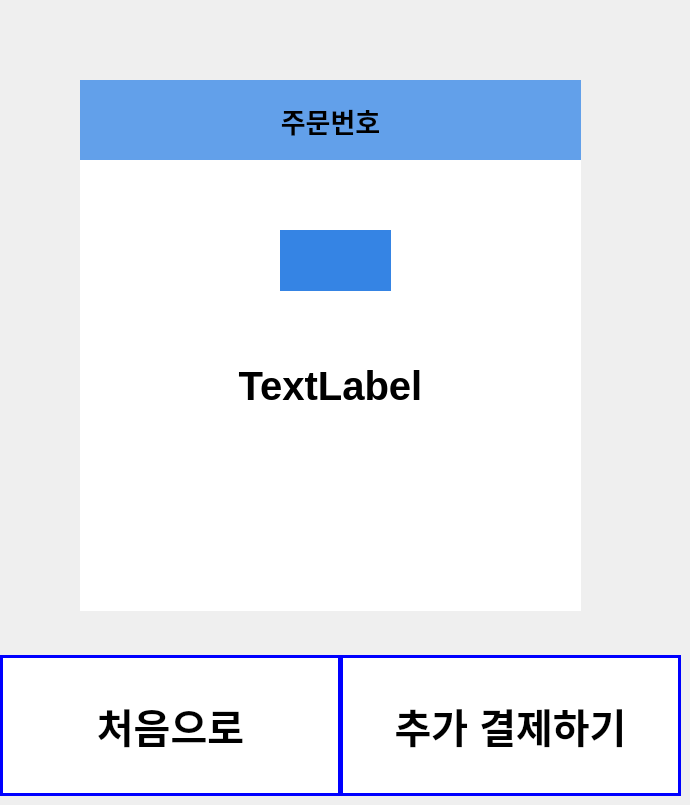
    <widget class="QWidget" name="page_6">
     <widget class="QPushButton" name="last_page_home">
      <property name="geometry">
       <rect>
        <x>0</x>
        <y>655</y>
        <width>341</width>
        <height>141</height>
       </rect>
      </property>
      <property name="font">
       <font>
        <pointsize>30</pointsize>
        <weight>75</weight>
        <bold>true</bold>
       </font>
      </property>
      <property name="styleSheet">
       <string notr="true">background-color: rgb(255, 255, 255);
border:3px solid rgb(0,0,255)</string>
      </property>
      <property name="text">
       <string>처음으로</string>
      </property>
     </widget>
     <widget class="QPushButton" name="last_page_plus">
      <property name="geometry">
       <rect>
        <x>340</x>
        <y>655</y>
        <width>341</width>
        <height>141</height>
       </rect>
      </property>
      <property name="font">
       <font>
        <pointsize>30</pointsize>
        <weight>75</weight>
        <bold>true</bold>
       </font>
      </property>
      <property name="styleSheet">
       <string notr="true">background-color: rgb(255, 255, 255);
border:3px solid rgb(0,0,255)</string>
      </property>
      <property name="text">
       <string>추가 결제하기</string>
      </property>
     </widget>
     <widget class="QLabel" name="label_ordernumber">
      <property name="geometry">
       <rect>
        <x>80</x>
        <y>160</y>
        <width>501</width>
        <height>451</height>
       </rect>
      </property>
      <property name="font">
       <font>
        <pointsize>30</pointsize>
        <weight>75</weight>
        <bold>true</bold>
       </font>
      </property>
      <property name="styleSheet">
       <string notr="true">background-color: rgb(255, 255, 255);</string>
      </property>
      <property name="text">
       <string>TextLabel</string>
      </property>
      <property name="alignment">
       <set>Qt::AlignCenter</set>
      </property>
     </widget>
     <widget class="QLabel" name="label_20">
      <property name="geometry">
       <rect>
        <x>80</x>
        <y>80</y>
        <width>501</width>
        <height>81</height>
       </rect>
      </property>
      <property name="font">
       <font>
        <pointsize>20</pointsize>
        <weight>75</weight>
        <bold>true</bold>
       </font>
      </property>
      <property name="styleSheet">
       <string notr="true">background-color: rgb(98, 160, 234);</string>
      </property>
      <property name="text">
       <string>주문번호</string>
      </property>
      <property name="alignment">
       <set>Qt::AlignCenter</set>
      </property>
     </widget>
     <widget class="QLabel" name="Takeout_or_Inside">
      <property name="geometry">
       <rect>
        <x>280</x>
        <y>230</y>
        <width>111</width>
        <height>61</height>
       </rect>
      </property>
      <property name="font">
       <font>
        <pointsize>20</pointsize>
        <weight>75</weight>
        <bold>true</bold>
       </font>
      </property>
      <property name="styleSheet">
       <string notr="true">background-color: rgb(53, 132, 228);</string>
      </property>
      <property name="text">
       <string/>
      </property>
      <property name="alignment">
       <set>Qt::AlignCenter</set>
      </property>
     </widget>
     <zorder>last_page_home</zorder>
     <zorder>last_page_plus</zorder>
     <zorder>label_20</zorder>
     <zorder>label_ordernumber</zorder>
     <zorder>Takeout_or_Inside</zorder>
    </widget>
